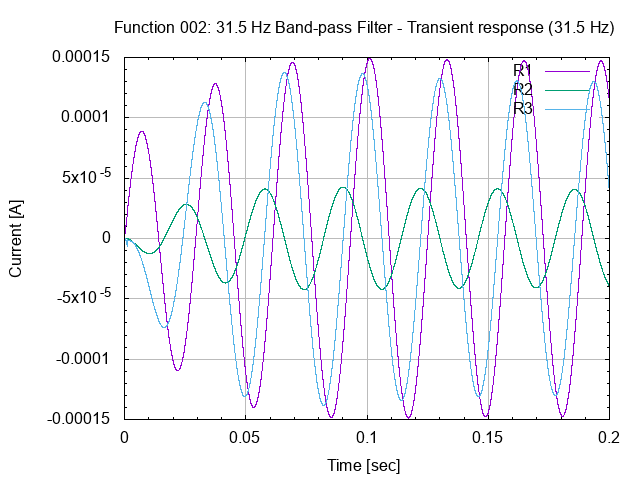

This chart was generated by the following gnuplot code:
# setup terminal
set term png

# setup graph
set output "26.002.00.02.01.png"
set title "Function 002: 31.5 Hz Band-pass Filter - Transient response (31.5 Hz)"

# setup Y-axis
set grid ytics lt 1 lw 1 lc rgb "#bbbbbb"
set mytics
set ylabel "Current [A]"

# setup X-axis
set grid xtics lt 1 lw 1 lc rgb "#bbbbbb"
set mxtics
set xlabel "Time [sec]"

# setup plot style
set style data lines
plot '26.002.00.02.01.dat' using 1:2 title "R1", \
     '26.002.00.02.01.dat' using 1:3 title "R2", \
     '26.002.00.02.01.dat' using 1:4 title "R3"

# set output back to default
set output

# reset terminal type
set terminal pop
